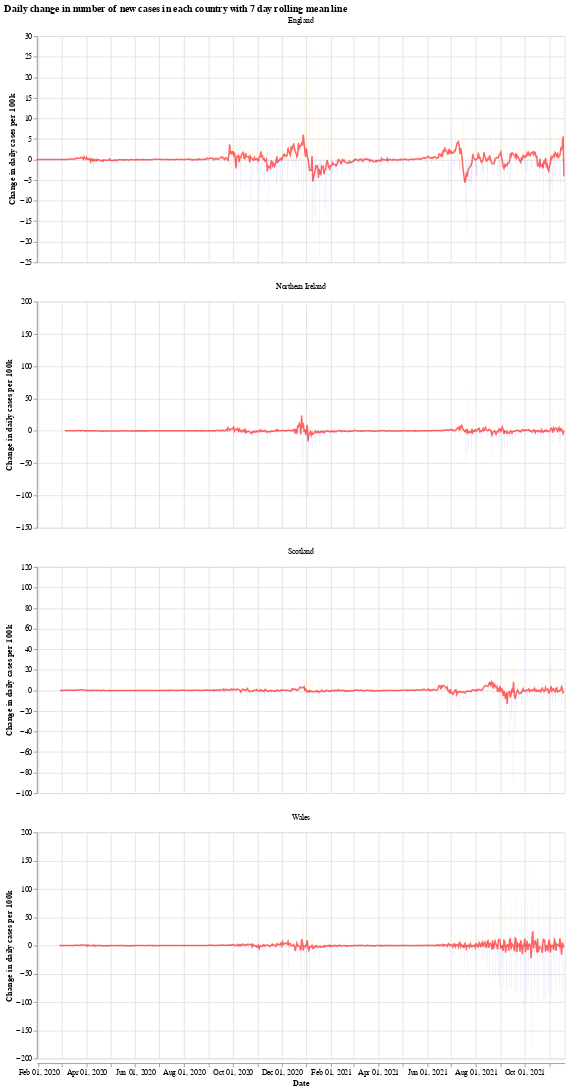

Notebook code for this chart:
### Markdown cell above
We will use the Python library `Altair` for visualising the data, see the [altair docs](https://altair-viz.github.io/) for more information.

First we have a graph which shows the daily change in the number of new cases for each country. This number jumps up and down all over the place, which is likely due to delay in reporting of new cases over the weekend. Another interesting thing is that it looks like the daily cases in Wales experienced a much shorter period of calm over the summer (calm in the sense of daily cases not jumping up and down).

The orange bars are days when the number of new cases (per 100k population) was more than the previous day, while the blue are days when the number of new cases dropped. The red line is the 7 day moving average. 

When the moving average line is below 0, it means that there is a consistent drop in new cases. We can see this clearly happening around the times that lockdowns were introduced (though, to varying degrees). I will update the graphs soon with a marker of when each lockdown started.

### Code cell
# collapse
import altair as alt

bars = alt.Chart(uk_cases).mark_bar().encode(
    x=alt.X("yearmonthdate(date):T", axis=alt.Axis(title='Date')),
    y=alt.Y("casesChangeRate:Q", axis=alt.Axis(title='Change in daily cases per 100k')),
    tooltip='casesChange',
    color=alt.condition(
        alt.datum.casesChangeRate > 0,
        alt.value("orange"),  # The positive color
        alt.value("blue")  # The negative color
    )
).properties(title='Daily change in number of new cases with 7 day rolling mean',width=700).interactive()

line = alt.Chart(uk_cases).mark_line(
    color='red',
    size=2,
    opacity=0.6
).transform_window(
    rolling_mean='mean(casesChangeRate)',
    frame=[0, 7],
    groupby=['areaName']
).encode(
    x='yearmonthdate(date):T',
    y='rolling_mean:Q'
)

alt.layer(bars, line, data=uk_cases).facet(alt.Column(
    'areaName', title=''), columns=1).resolve_scale(y='independent').properties(title='Daily change in number of new cases in each country with 7 day rolling mean line')

### Figure 1 — Vega-Lite specification as saved in the notebook (floating-point values rounded to 4 significant figures; data arrays with more than 128 entries replaced by an {"elided": "..."} marker saying what was removed)
{"config": {"view": {"continuousWidth": 400, "continuousHeight": 300}}, "data": {"name": "data-4551529ccf85b7fa079e4ffc198ecb87"}, "facet": {"type": "nominal", "field": "areaName", "title": ""}, "spec": {"layer": [{"mark": "bar", "encoding": {"color": {"condition": {"value": "orange", "test": "(datum.casesChangeRate > 0)"}, "value": "blue"}, "tooltip": {"type": "quantitative", "field": "casesChange"}, "x": {"type": "temporal", "axis": {"title": "Date"}, "field": "date", "timeUnit": "yearmonthdate"}, "y": {"type": "quantitative", "axis": {"title": "Change in daily cases per 100k"}, "field": "casesChangeRate"}}, "selection": {"selector001": {"type": "interval", "bind": "scales", "encodings": ["x", "y"]}}, "title": "Daily change in number of new cases with 7 day rolling mean", "width": 700}, {"mark": {"type": "line", "color": "red", "opacity": 0.6, "size": 2}, "encoding": {"x": {"type": "temporal", "field": "date", "timeUnit": "yearmonthdate"}, "y": {"type": "quantitative", "field": "rolling_mean"}}, "transform": [{"window": [{"op": "mean", "field": "casesChangeRate", "as": "rolling_mean"}], "frame": [0, 7], "groupby": ["areaName"]}]}]}, "columns": 1, "resolve": {"scale": {"y": "independent"}}, "title": "Daily change in number of new cases in each country with 7 day rolling mean line", "$schema": "https://vega.github.io/schema/vega-lite/v4.8.1.json", "datasets": {"data-4551529ccf85b7fa079e4ffc198ecb87": {"elided": "2548 records"}}}
